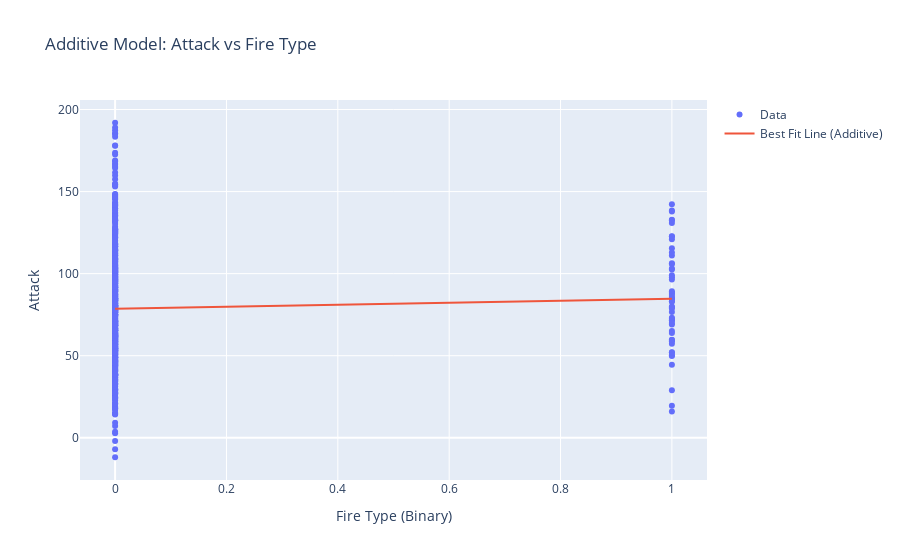
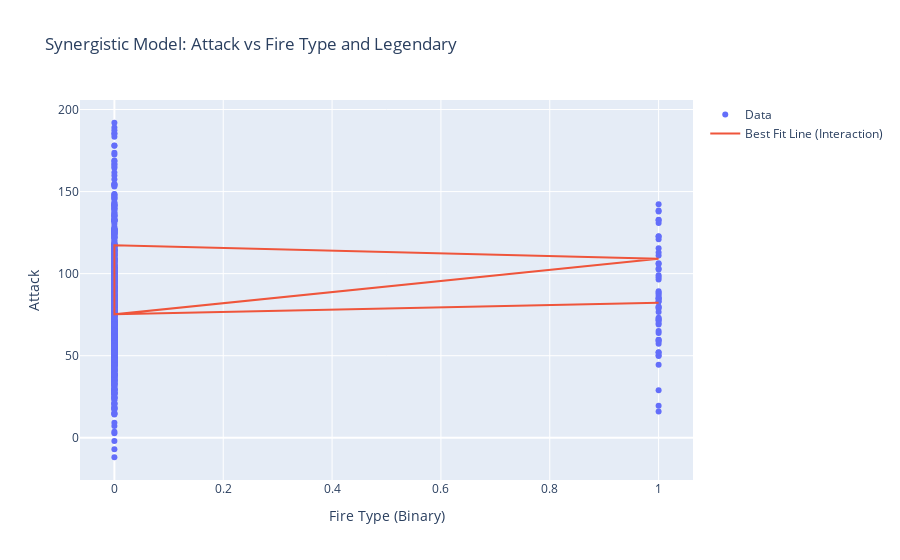

Write notebook code for charts like these, in order.
### Markdown cell above
Q3
4.
Interpreting the statistical evidence in a logistic regression model is similar to multiple linear regression, but with some key differences due to the nature of logistic regression. The results can be understood through the `.fit().summary()` table, which provides several key pieces of information. The **coefficients** indicate the effect of each predictor on the outcome, with positive values increasing the odds and negative values decreasing the odds in logistic regression. **Standard errors** measure the variability of coefficient estimates, where smaller values suggest greater precision. **Z-scores** indicate how far the coefficient is from zero in terms of standard deviations, and larger absolute values suggest stronger evidence of an effect. **P-values** test the significance of each predictor, where values below 0.05 typically indicate statistical significance. **Confidence intervals** provide a range for the true coefficient value, and if the interval does not include zero, it suggests the predictor is significant. While logistic regression deals with log-odds rather than direct probabilities, interpreting the coefficients, standard errors, z-scores, p-values, and confidence intervals allows you to assess the significance and strength of relationships between predictors and the outcome. Interaction terms can show whether the effect of one predictor depends on the level of another, similar to how interaction terms are interpreted in linear regression.

### Code cell
#Q3
#4
import pandas as pd
import numpy as np
import statsmodels.formula.api as smf
import plotly.graph_objects as go

# Load data
url = "https://raw.githubusercontent.com/KeithGalli/pandas/master/pokemon_data.csv"
pokeaman = pd.read_csv(url).fillna('None')

# Create a binary variable for "Fire" type
pokeaman['str8fyre'] = (pokeaman['Type 1'] == 'Fire').astype(int)

# Continuous variable: Attack
# Additive model
additive_model_formula = 'Attack ~ str8fyre'
additive_model = smf.ols(additive_model_formula, data=pokeaman).fit()

# Synergistic (Interaction) model
synergistic_model_formula = 'Attack ~ str8fyre * Legendary'
synergistic_model = smf.ols(synergistic_model_formula, data=pokeaman).fit()

# Simulate random noise for more realism
pokeaman['noise'] = np.random.normal(0, 10, size=len(pokeaman))
pokeaman['Attack_with_noise'] = pokeaman['Attack'] + pokeaman['noise']

# Plot Additive Model
fig_additive = go.Figure()

# Scatter plot for the original data
fig_additive.add_trace(go.Scatter(x=pokeaman['str8fyre'], y=pokeaman['Attack_with_noise'], mode='markers', name='Data'))

# Best fit line from the additive model
fig_additive.add_trace(go.Scatter(x=pokeaman['str8fyre'], y=additive_model.fittedvalues, mode='lines', name='Best Fit Line (Additive)'))

fig_additive.update_layout(title='Additive Model: Attack vs Fire Type',
                           xaxis_title="Fire Type (Binary)",
                           yaxis_title="Attack",
                           showlegend=True)

# Plot Synergistic (Interaction) Model
fig_synergistic = go.Figure()

# Scatter plot for the original data
fig_synergistic.add_trace(go.Scatter(x=pokeaman['str8fyre'], y=pokeaman['Attack_with_noise'], mode='markers', name='Data'))

# Best fit line from the interaction model
fig_synergistic.add_trace(go.Scatter(x=pokeaman['str8fyre'], y=synergistic_model.fittedvalues, mode='lines', name='Best Fit Line (Interaction)'))

fig_synergistic.update_layout(title='Synergistic Model: Attack vs Fire Type and Legendary',
                              xaxis_title="Fire Type (Binary)",
                              yaxis_title="Attack",
                              showlegend=True)

# Show plots
fig_additive.show()
fig_synergistic.show()

### Figure 1 — Plotly figure (JSON) as saved in the notebook; plotly's stock layout.template omitted (floating-point values rounded to 4 significant figures; data arrays with more than 128 entries replaced by an {"elided": "..."} marker saying what was removed)
{"data": [{"mode": "markers", "name": "Data", "type": "scatter", "x": {"elided": "800 int values"}, "y": {"elided": "800 float values"}}, {"mode": "lines", "name": "Best Fit Line (Additive)", "type": "scatter", "x": {"elided": "800 int values"}, "y": {"elided": "800 float values"}}], "layout": {"showlegend": true, "title": {"text": "Additive Model: Attack vs Fire Type"}, "xaxis": {"title": {"text": "Fire Type (Binary)"}}, "yaxis": {"title": {"text": "Attack"}}}}

### Figure 2 — Plotly figure (JSON) as saved in the notebook; plotly's stock layout.template omitted (floating-point values rounded to 4 significant figures; data arrays with more than 128 entries replaced by an {"elided": "..."} marker saying what was removed)
{"data": [{"mode": "markers", "name": "Data", "type": "scatter", "x": {"elided": "800 int values"}, "y": {"elided": "800 float values"}}, {"mode": "lines", "name": "Best Fit Line (Interaction)", "type": "scatter", "x": {"elided": "800 int values"}, "y": {"elided": "800 float values"}}], "layout": {"showlegend": true, "title": {"text": "Synergistic Model: Attack vs Fire Type and Legendary"}, "xaxis": {"title": {"text": "Fire Type (Binary)"}}, "yaxis": {"title": {"text": "Attack"}}}}
